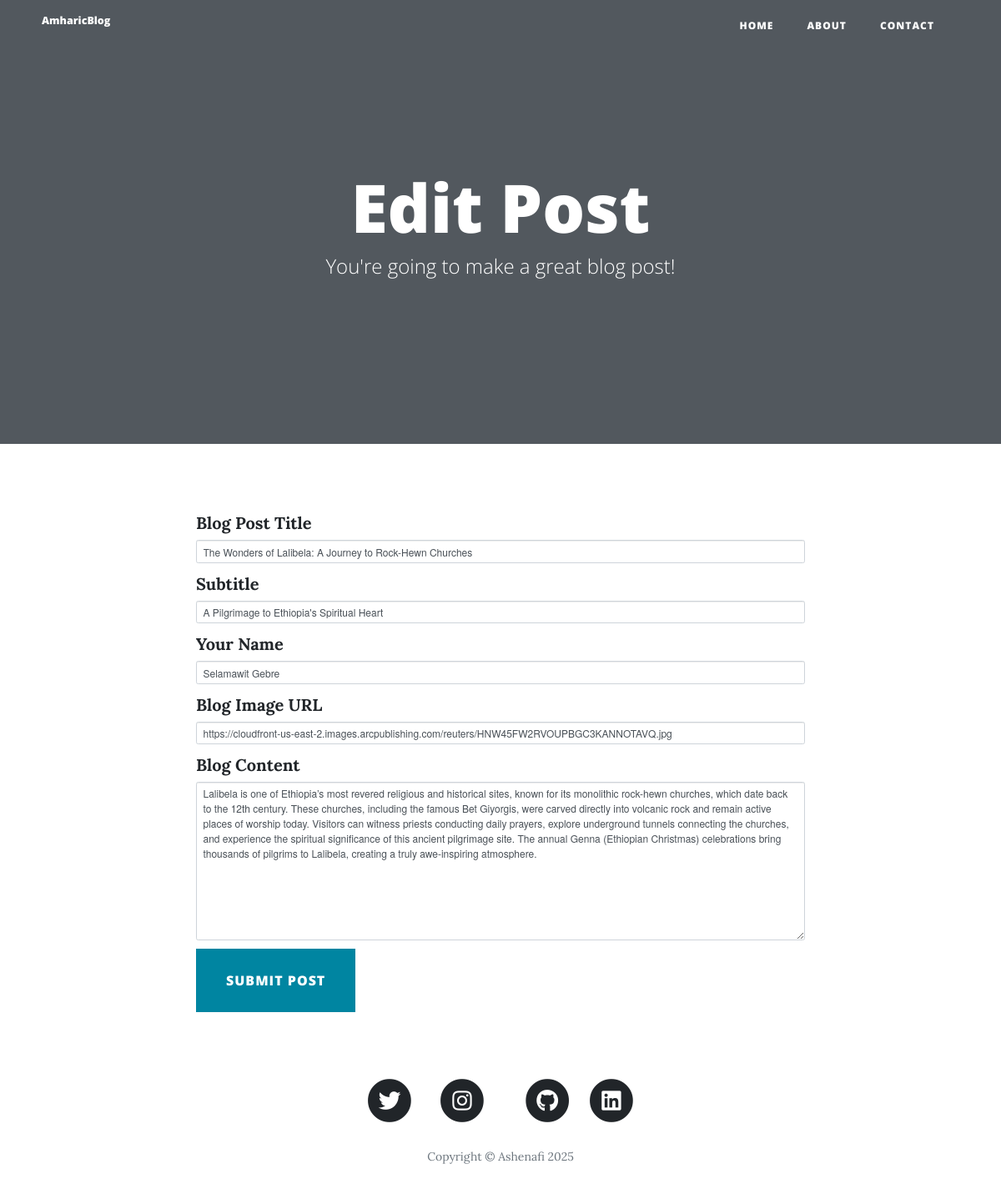
Screenshot of /edit-post/3 with the database file from the repository.
### main.py (models this page shows)
class BlogPost(db.Model):
    id = db.Column(db.Integer, primary_key=True)
    title = db.Column(db.String(250), unique=True, nullable=False)
    subtitle = db.Column(db.String(250), nullable=False)
    date = db.Column(db.String(250), nullable=False)
    body = db.Column(db.Text, nullable=False)
    author = db.Column(db.String(250), nullable=False)
    img_url = db.Column(db.String(250), nullable=False)

### main.py (the view, shortened to what this page needs)
@app.route("/edit-post/<int:post_id>", methods=["GET", "POST"])
def edit_post(post_id):
    post = BlogPost.query.get(post_id)
    form = CreatePostForm(
        title=post.title,
        subtitle=post.subtitle,
        author=post.author,
        img_url=post.img_url,
        body=post.body
    )
    return render_template("edit-post.html", form=form, post=post)

### main.py
class CreatePostForm(FlaskForm):
    title = StringField("Blog Post Title", validators=[DataRequired()])
    subtitle = StringField("Subtitle", validators=[DataRequired()])
    author = StringField("Your Name", validators=[DataRequired()])
    img_url = StringField("Blog Image URL", validators=[DataRequired(), URL()])
    body = CKEditorField("Blog Content", validators=[DataRequired()])  # Changed to CKEditorField
    submit = SubmitField("Submit Post")

### templates/edit-post.html (shortened to what this page needs)
{% extends 'bootstrap/base.html' %}
{% block content %}
{% include "header.html" %}
  <header class="masthead">
    <div class="overlay"></div>
    <div class="container">
      <div class="row">
        <div class="col-lg-8 col-md-10 mx-auto">
          <div class="page-heading">
            <h1>Edit Post</h1>
            <span class="subheading">You're going to make a great blog post!</span>
          </div>
        </div>
      </div>
    </div>
  </header>
  <div class="container py-5">
    <div class="row">
      <div class="col-lg-8 col-md-10 mx-auto">
        <form method="POST" action="{{ url_for('edit_post', post_id=post.id) }}" novalidate>
          <div class="mb-3">
            {{ form.title.label(class="form-label") }}
            {{ form.title(class="form-control", placeholder="Enter post title", value=post.title) }}
          </div>
          <div class="mb-3">
            {{ form.subtitle.label(class="form-label") }}
            {{ form.subtitle(class="form-control", placeholder="Enter subtitle", value=post.subtitle) }}
          </div>
          <div class="mb-3">
            {{ form.author.label(class="form-label") }}
            {{ form.author(class="form-control", placeholder="Enter author name", value=post.author) }}
          </div>
          <div class="mb-3">
            {{ form.img_url.label(class="form-label") }}
            {{ form.img_url(class="form-control", placeholder="Enter image URL", value=post.img_url) }}
          </div>
          <div class="mb-3">
            {{ form.body.label(class="form-label") }}
            {{ form.body(class="form-control", rows="10", placeholder="Write your blog post here...", value=post.body) }}
          </div>
          <div class="d-grid gap-2">
            {{ form.submit(class="btn btn-primary btn-lg") }}
          </div>
        </form>
      </div>
    </div>
  </div>
{% include "footer.html" %}
{% endblock %}

### rows the page displays
BlogPost: title "The Wonders of Lalibela: A Journey to Rock-Hewn Churches", subtitle "A Pilgrimage to Ethiopia's Spiritual Heart", author "Selamawit Gebre", img_url "https://cloudfront-us-east-2.images.arcpublishing.com/reuters/HNW45FW2RVOUPBGC3KANNOTAVQ.jpg", body "Lalibela is one of Ethiopia’s most revered religious and historical sites, known for its monolithic rock-hewn churches, which date back to the 12th century. These churches, including the famous Bet Giyorgis, were carved directly into volcanic rock and remain active places of worship today. Visitors can witness priests conducting daily prayers, explore underground tunnels connecting the churches, and experience the spiritual significance of this ancient pilgrimage site. The annual Genna (Ethiopian Christmas) celebrations bring thousands of pilgrims to Lalibela, creating a truly awe-inspiring atmosphere."
